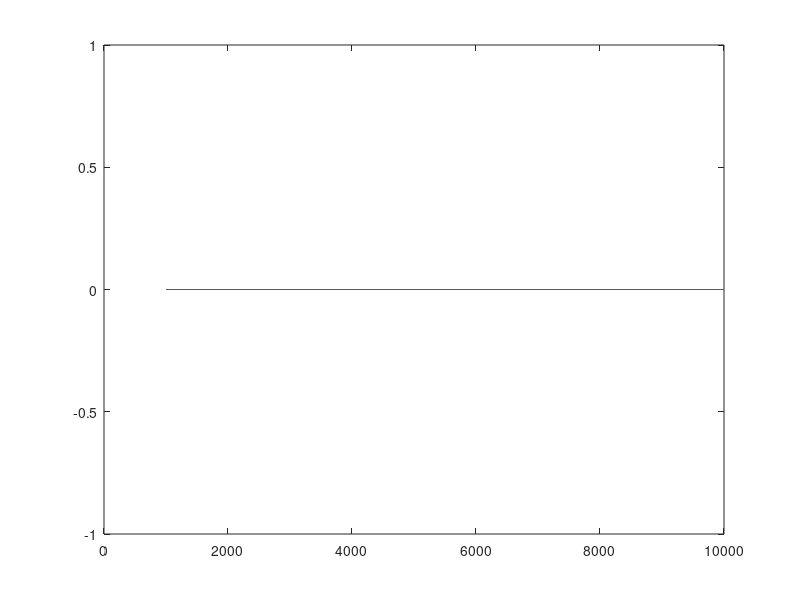

MATLAB code for this plot:
clear;clc;close all
warning off all;
totaltime=10000; %in ms
dt=0.05; %in ms
t=0:dt:totaltime;
% all units for conductance in mS
gNamax=735;
gKmax=220;
% gAmax=245; % 4-AP sensitive current
gBmax=500; % slow, potassium current
gleak=1.8;
ENa=50; % mV
EK=-90;
Eleak =-75;
tauh=0.020*1000; %seconds * 1000 = milliseconds
taun=0.002*1000;
% taua=0.016*1000;
% tauah=0.040*1000;
taub=0.2125*1000;
taubh1=1308.42539035947*1000; %100
taubh2=1774370.83510016*1000; %100
v=NaN(1,length(t));
Iapp=NaN(1,length(t));
n=NaN(1,length(t));
h=NaN(1,length(t));
% a=NaN(1,length(t));
% ah=NaN(1,length(t));
b=NaN(1,length(t));
bh1=NaN(1,length(t));
bh2=NaN(1,length(t));
initv=-65;
v(1,1)=initv;
cm=91.9; %pF
h=1/(1+exp((initv+85)/1));
n=1/(1+exp((initv+65)/-3));
% a=1/(1+exp((initv+65)/-3));
% ah=1/(1+exp((initv+85)/1));
b=1.18221743736166-1.26759729935242./(1+exp((initv+25.3959613425674)/10.4754896808280)); % extracted from experiments
bh1=0.134304322321950+0.779228763105139./(1+exp((initv+59.0650955113259)/4.65810384224100)); % extracted from experiments
bh2=0.134304322321950+0.779228763105139./(1+exp((initv+59.0650955113259)/4.65810384224100)); % extracted from experiments
Iapp(1:end)=10; % pA
Iapp(1:10000)=-30;
% acurrent(1)=0;
bcurrent(1)=0;

for i=1:length(t)-1;
    minf(i)=1/(1+exp((v(i)+30)/-4));
    hinf(i)=1/(1+exp((v(i)+66)/4));
    ninf(i)=1/(1+exp((v(i)+35)/-4));
%     ainf(i)=1/(1+exp((v(i)+65)/-3));
%     ahinf(i)=1/(1+exp((v(i)+85)/3));
    binf(i)=1.18221743736166-1.26759729935242./(1+exp((v(i)+25.3959613425674)/10.4754896808280));
    bh1inf(i)=0.134304322321950+0.779228763105139./(1+exp((v(i)+59.0650955113259)/4.65810384224100));
    bh2inf(i)=0.134304322321950+0.779228763105139./(1+exp((v(i)+59.0650955113259)/4.65810384224100));
    
    hdt=((hinf(i)-h(i))./tauh).*dt;
    ndt=((ninf(i)-n(i))./taun).*dt;
%     adt=((ainf(i)-a(i))./taua).*dt;
%     ahdt=((ahinf(i)-ah(i))./tauah).*dt;
    bdt=((binf(i)-b(i))./taub).*dt;
    bh1dt=((bh1inf(i)-bh1(i))./taubh1).*dt;
    bh2dt=((bh2inf(i)-bh2(i))./taubh2).*dt;
    
    h(i+1)=h(i)+hdt;
    n(i+1)=n(i)+ndt;
%     a(i+1)=a(i)+adt;
%     ah(i+1)=ah(i)+ahdt;
    b(i+1)=b(i)+bdt;
    bh1(i+1)=bh1(i)+bh1dt;
    bh2(i+1)=bh2(i)+bh2dt;
    
%     dia=a(i)*ah(i)*gAmax*(v(i)-EK)*dt;
    dib=b(i)*bh1(i)*bh2(i)*gBmax*(v(i)-(-82.2833))*dt;
%     acurrent(i+1)=dia+acurrent(i);
    bcurrent(i+1)=dib+bcurrent(i);
    
    INa(i)=minf(i)*(1*(1-n(i))+0*h(i))*gNamax*(v(i)-ENa);
    IK(i)=n(i)*gKmax*(v(i)-EK);
%     Ia(i)=a(i)*ah(i)*gAmax*(v(i)-EK);
    Ib(i)=b(i)*bh1(i)*bh2(i)*gBmax*(v(i)-(-82.2833));
    Ileak(i)=gleak.*(v(i)-Eleak);
    
    dv=-(INa(i)+IK(i)+Ib(i)+Ileak(i)-Iapp(i))/cm*dt; %+Ia(i)
    v(i+1)=dv+v(i);
end

plot(t,v,'Color',[rand rand rand]);hold on;
% plot(t,acurrent,'Color',[rand rand rand]);hold on;
% plot(t,bcurrent,'Color',[rand rand rand])
% plot(t,b,'Color',[rand rand rand])
% plot(t,bh1,'Color',[rand rand rand])
xlabel('Time [ms]')
ylabel('Membrane Voltage [mV]')
hold on;

%sliding rate
window_size=1000; %in ms
step_size=500; %in ms
spikes=zeros(1,length(t));
thresholdspikes=zeros(1,length(t));
thresholdspikes(v>=0)=1;
spikes(find(diff(thresholdspikes)>0)+1)=1;
for k=window_size/dt:step_size/dt:length(t)
    rates((k*dt-window_size)/step_size+1)=sum(spikes(k-window_size/dt+1:k));
end

figure;plot(window_size:step_size:length(t)*dt,rates)